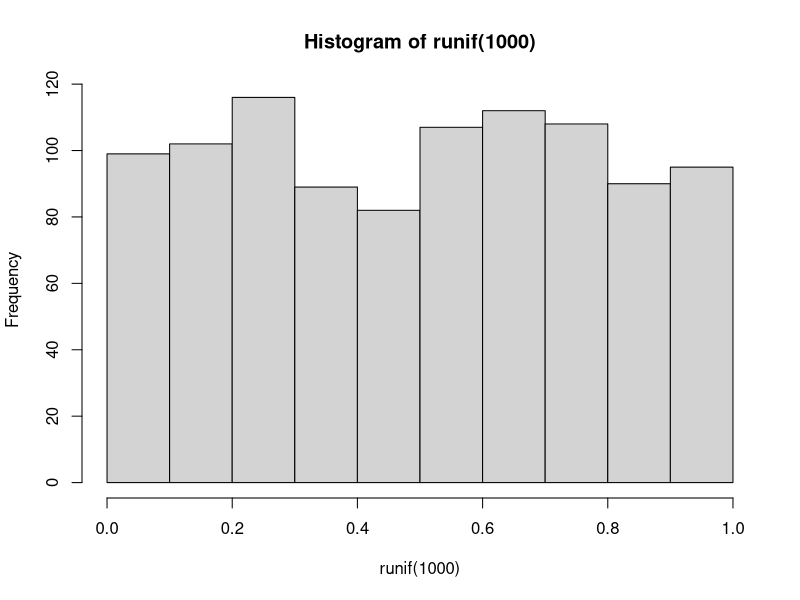
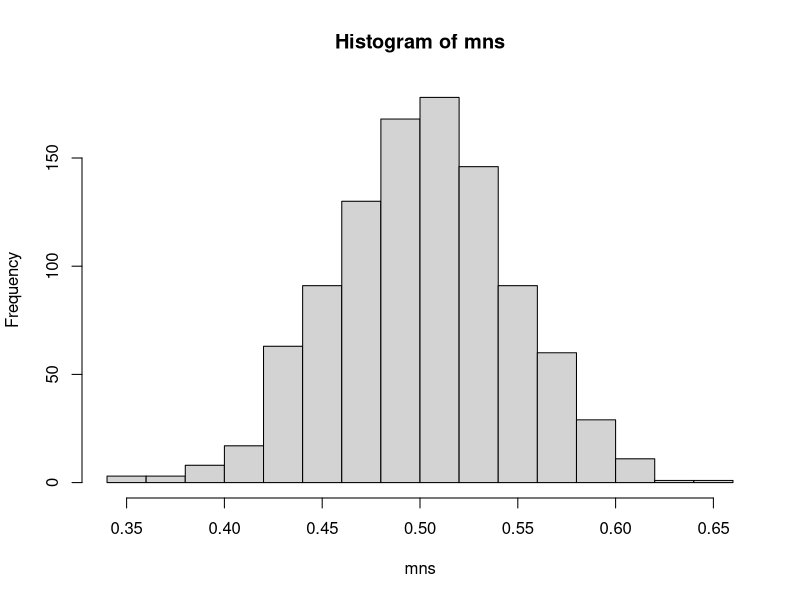

Write R code to recreate these figures, in order.
## ---- chunk 1
hist(runif(1000))
## ---- chunk 2
mns = NULL
for (i in 1 : 1000) mns = c(mns, mean(runif(40)))
hist(mns)
